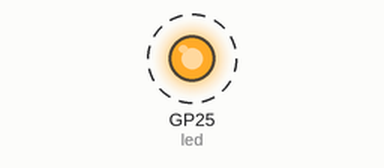
This program was run on a simulated Raspberry Pi Pico running MicroPython. On the bench: output pins drawn as LEDs (lit = HIGH). Dashed ring = blinking.

Above: at 0.5 s.
Timing chart, 0 to 4.6 s (numbered marks = the images above):
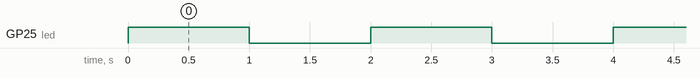

The program:

blinking_the_pico_led_light.py
```python
from machine import Pin
from time import sleep
led = Pin("LED",Pin.OUT) # This instantiate the Class (i.e create object) to put on the LED on the microcontroller
led.value(0) # Give argument 1 to put on and 0 to put off
'''
while True: #THis loop the blink the led light
    led.on()
    sleep(1)
    led.off()
    sleep(1)
'''

while True: # So this does same, the toggle function does the work of blinking Led.
    led.toggle() # Switch the state of the toggle
    sleep(1) 
```

Measured:
- by itself, GP25 (led): alternates HIGH for 1.0 s and LOW for 1.0 s
